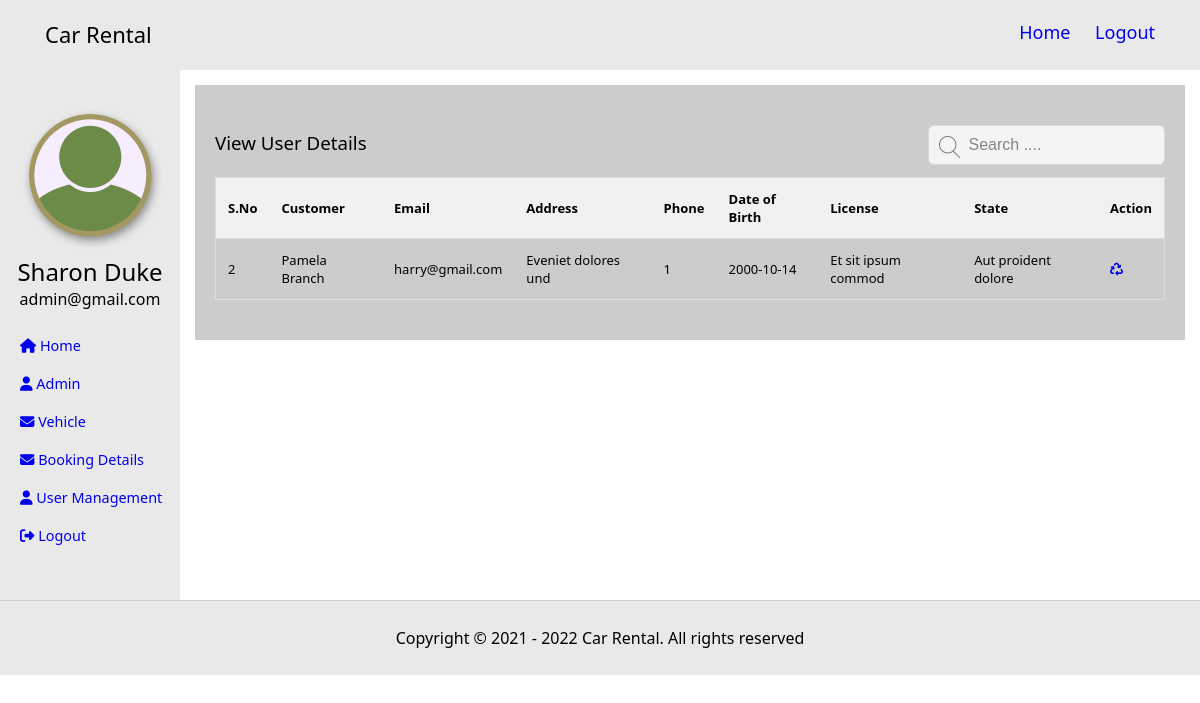
The app's page /admin/userdetails.php (signed in), older data.
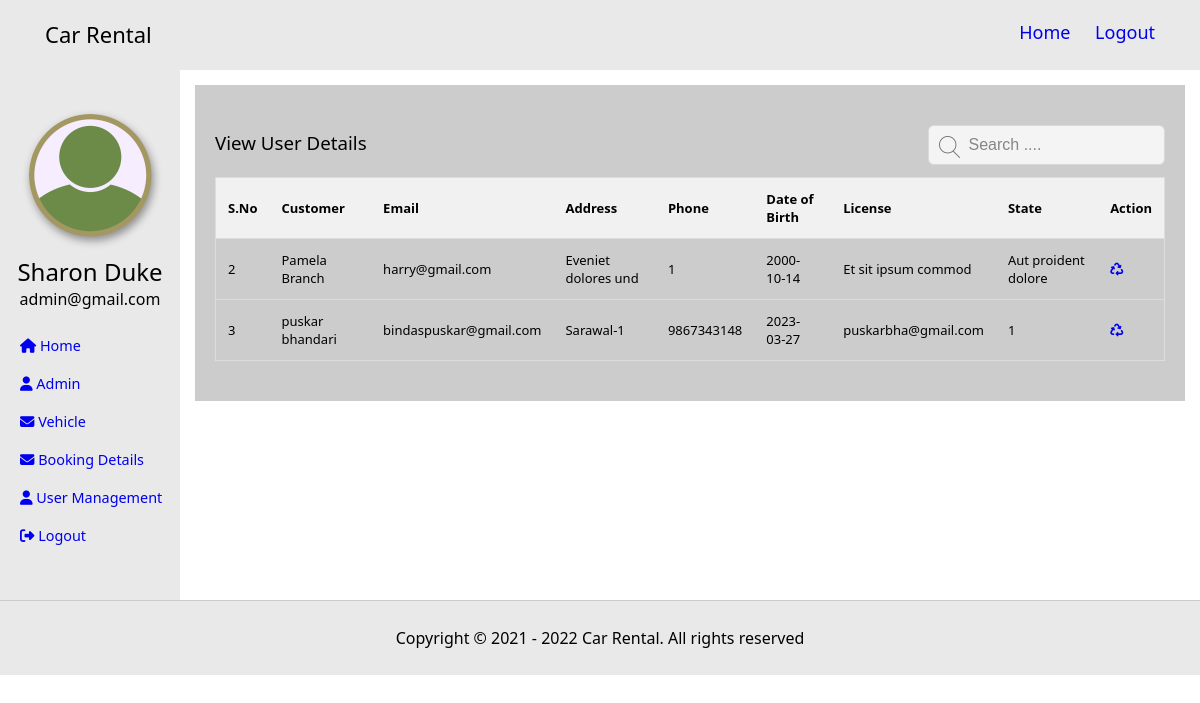
The same page, newer data.
### tables this page shows
CREATE TABLE `user` (
  `user_ID` int(11) NOT NULL,
  `firstname` varchar(250) NOT NULL,
  `lastname` varchar(250) NOT NULL,
  `email` varchar(250) NOT NULL,
  `phone` bigint(20) NOT NULL,
  `birth` varchar(250) NOT NULL,
  `license` varchar(250) NOT NULL,
  `state` varchar(250) NOT NULL,
  `address` varchar(250) NOT NULL,
  `zip` mediumtext NOT NULL,
  `password` varchar(250) NOT NULL
);

### admin/userdetails.php (the view, shortened to what this page needs)
<?php require "header.php"; ?>
<?php
require "../database.php";
$certificate = $pdo->prepare("SELECT *
            FROM user
            LIMIT 15");
$certificate->execute();
 ?>
<section>
  <div class="container-fluid">
    <div class="row">
      <div class="first">
        <?php require "sidebar.php"; ?>
      </div>
      <div class="second">
        <div class="right">
          <div class="detail">
            <div class="row">
              <div class="sort1">
                <h3>View User Details</h3>
              </div>
              <div class="sort">
              <input type="text" class="sorts" id="myInput" onkeyup="myFunction()" placeholder="Search ...." title="Type in a name">
            </div>
            </div>
            <table id="myTable">
                <tr class="header">
                  <th>S.No</th>
                  <th>Customer</th>
                  <th>Email</th>
                  <th>Address</th>
                  <th>Phone</th>
                  <th>Date of Birth</th>
                  <th>License</th>
                  <th>State</th>
                  <th>Action</th>
                </tr>
                <?php foreach ($certificate as $row) {?>
                <tr>
                  <td><?php echo $row['user_ID']; ?></td>
                  <td><?php echo $row['firstname']. ' '.$row['lastname']   ?></td>
                  <td><?php echo $row['email']; ?></td>
                  <td><?php echo $row['address']; ?></td>
                  <td><?php echo $row['phone']; ?></td>
                  <td><?php echo $row['birth']; ?></td>
                  <td><?php  echo $row['license']; ?></td>
                  <td><?php  echo $row['state']; ?></td>
                  <td><a  <?php echo 'href="userdetails.php?det='.$row['user_ID'].'"' ?>><i class="fas fa-recycle"></i></a></td>
                </tr>
              <?php } ?>
              </table>
          </div>
        </div>
      </div>
    </div>
  </div>
</section>
<?php require "footer.php"; ?>

### admin/header.php (shortened to what this page needs)
<!DOCTYPE html>
<html lang="en">
<head>
	<link rel="stylesheet" type="text/css" href="../css/style.css">
</head>
<body>
<div class="top">
	<div class="nav" id="main-nav">
	  <div class="nav-header">
	    <div class="nav-title">
	      Car Rental
	    </div>
	  </div>
	  <div class="nav-links" style="float:right; padding-top: 8px;">
	    <a class="adhome" href="index.php">Home</a>
	<?php  if (isset($_SESSION['admin_id'])) { ?>
		<a class="adhome" href="logout.php">Logout</a>
	<?php } ?>
	  </div>
	</div>
</div>

### admin/sidebar.php (shortened to what this page needs)
<?php
  require '../database.php';
  $admin_id = $_SESSION['admin_id'];
  $userprofile = $pdo->prepare("SELECT * FROM admin WHERE admin_ID = '$admin_id'");
  $userprofile->execute();
  ?>
<div>
  <div class="center">
    <img src="../image/avatar.png" alt="avatar" class="img-fluid adimg">
    <?php foreach ($userprofile as $row) {?>
    <h2><?php echo $row['name'] ?></h2>
    <p><?php echo $row['email']; ?></p>
  <?php } ?>
  </div>
  <div>
    <ul class="users">
      <li class="users1"><a class="users2" href="home.php"><i class="fas fa-home"></i> Home</a></li>
      <li class="users1"><a class="users2" href="addadmin.php"><i class="fas fa-user"></i> Admin</a></li>
      <li class="users1"><a class="users2" href="#" style="position: relative;"><i class="fas fa-envelope"></i> Vehicle</a>
      </li>
      <li class="users1"><a class="users2" href="#" style="position: relative;"><i class="fas fa-envelope"></i> Booking Details</a>
      </li>
      <li class="users1"><a class="users2" href="#" style="position: relative;"><i class="fas fa-user"></i> User Management</a>
      </li>
      <li class="users1"><a class="users2" href="logout.php"><i class="fas fa-sign-out-alt"></i> Logout</a></li>
    </ul>
  </div>
</div>

### admin/footer.php (shortened to what this page needs)
<footer style="text-align:center; padding:10px;">
	<p>Copyright &copy; 2021 - 2022 Car Rental. All rights reserved</p>
</footer>
</body>
</html>

### css/style.css (style rules this page uses)
* { box-sizing: border-box; }
body { margin: 0px; font-family: 'segoe ui'; }
.top { position: relative; height: 70px; }
.nav { height: 70px; width: 100%; background-color: #E9E9E9; padding: 0 35px; line-height: 49px; }
.nav > .nav-header { display: inline; }
.nav > .nav-header > .nav-title { display: inline-block; font-size: 22px; color: #000; padding: 10px 10px 10px 10px; }
.nav > .nav-links { display: inline; font-size: 18px; position: relative; z-index: 999; }
footer { background-color: #E9E9E9; border-top: 1px solid #ccc; }
.row { display: flex; flex-direction: row; }
.first { width: 15%; background: #E9E9E9; padding: 30px 0; }
.second { width: 85%; }
.center { display: block; text-align: center; }
.users { list-style: none; padding-left: 0; }
.users .users1 { padding: 8px 10px; }
.users2 { text-decoration: none; font-size: 0.9rem; padding-left: 10px; }
.center h2 { margin: 0; font-weight: normal; }
.center p { margin-top: 0; }
.right { padding: 15px; }
.users li { position: relative; }
.users li:hover > ul, .users li ul:hover,.users li[aria-expanded="true"]:after, .users li:after { visibility: visible; opacity: 1; display: block; }
#myInput { background-image: url('../image/search.png'); background-position: 10px 10px; background-repeat: no-repeat; width: 100%; font-size: 16px; padding: 10px 20px 10px 40px; border: 1px solid #ddd; margin-bottom: 12px; }
#myTable { border-collapse: collapse; width: 100%; border: 1px solid #ddd; font-size: 13px; }
#myTable th, #myTable td { text-align: left; padding: 12px; }
#myTable tr { border-bottom: 1px solid #ddd; }
#myTable tr.header, #myTable tr:hover { background-color: #f1f1f1; }
.sort .sorts { width: 50% !important; float: right; }
.sort1 { width: 50%; }
.sort { width: 50%; }
.detail { padding: 40px 20px; background-color: #ccc; }
.sort1 h3 { margin-top: 5px; font-weight: normal; }
img { width: 45px; height: 45px; filter: hue-rotate(220deg) drop-shadow(2px 4px 4px #0006); transition: 0.2s; user-select: none; }
label, input, textarea { font-family: 'Poppins', sans-serif; }
#myInput { background-image: url('../image/search.png'); background-position: 10px 10px; background-repeat: no-repeat; width: 100%; font-size: 16px; padding: 10px 20px 10px 40px; border: 1px solid #ddd; margin-bottom: 12px; outline: none; border-radius: 6px; opacity: 0.8; }
.img-fluid { width: 100%; height: auto; }
.adhome { text-decoration: none; padding: 15px 10px; }
.adimg { max-width: 150px; }

Row changes from the older to the newer data that the page shows:
added user: user_ID "3", firstname "puskar", lastname "bhandari", email "bindaspuskar@gmail.com", address "Sarawal-1", phone "9867343148", birth "2023-03-27", license "puskarbha@gmail.com", state "1"
